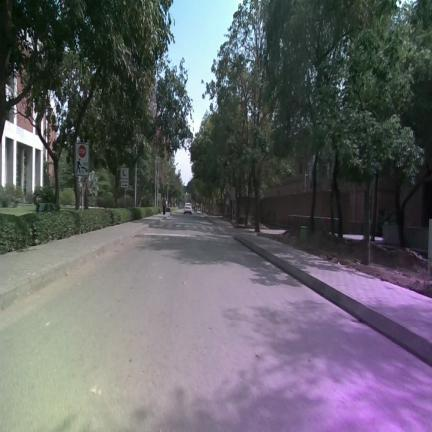
#> input picture PIDNet-main/data/robotics_semantic/images/test/frame_0045.jpg, 432 x 432 px; its folder holds only this picture in this run
$ python -i auto_segment.py   (imports and definitions only)
#> lines starting #> are read from the running program, lines starting #| are printed output that depends on the picture; after the words box and inside, x2 and y2 are one past the last pixel; in counts of white or black regions, pixels touching at a corner belong together
#> further down, picture is the input picture: shape (432, 432, 3); mean B, G, R 105.1, 99.8, 100.4
"""
Heuristic per-frame semantic segmentation  (fallback for 1280×720 input).

Used automatically when no pre-computed .npy mask files are supplied.
When real .npy masks ARE provided they are loaded directly and this module
is never called.

Produces a (H, W) int32 mask with class labels matching _classes.csv:
    0 = background
    1 = Human
    2 = Obstacle
    3 = Road / navigable path
    4 = Sidewalk / path edge
    5 = Speed Breaker

Expected primary input
----------------------
frame_bgr : (720, 1280, 3) uint8  raw BGR video frame

Algorithm
---------
1. Dynamically sample the road colour from a small patch at the bottom-
   centre of the frame (assumed to always be navigable ground).
2. Compute per-pixel colour distance from the sampled road colour in
   LAB space (perceptually uniform → better colour matching).
3. Threshold + spatial prior → candidate road pixels.
4. Morphological close/open → clean connected road region.
5. Keep only the largest connected component that touches the bottom edge
   → the navigable path.  This shifts left/right as the robot turns,
   producing genuine heading-error variation.
6. Sidewalk / path-margin: a thin dilation halo around the road.
7. Obstacle detection: compact non-road blobs sitting on top of the road
   zone (e.g. people, bins, rocks).
8. Speed-breaker: a near-horizontal bright band across the road zone.
9. Everything above the estimated horizon → background.

Public API
----------
AutoSegmenter(config)
    .segment(frame_bgr) -> (H, W) int32 mask
segment_frame(frame_bgr) -> (H, W) int32 mask   [stateless one-shot call]
"""

from typing import Optional, Tuple

import cv2
import numpy as np

# ---- semantic class IDs ------------------------------------------------
CLASS_BACKGROUND: int = 0
CLASS_HUMAN:      int = 1
CLASS_OBSTACLE:   int = 2
CLASS_ROAD:       int = 3
CLASS_SIDEWALK:   int = 4
CLASS_SPEED_BREAKER: int = 5

# ---- default tuning knobs ----------------------------------------------
DEFAULT_SEG_CONFIG: dict = {
    # Fraction of frame height that defines the horizon
    "horizon_frac": 0.42,
    # Half-width / half-height of the seed patch at bottom-centre
    # (pixels in the *working* downscaled image, 640-wide ≈ half of 1280)
    "seed_patch_hw": 40,
    # Colour distance threshold in LAB space for road membership
    "road_color_thresh": 28.0,
    # Exponential smoothing of sampled road colour across frames (0=no smooth)
    "road_color_alpha": 0.15,
    # Minimum road blob area as fraction of lower-half area
    "min_road_frac": 0.03,
    # Morphology kernel sizes (at working resolution 640×360)
    "morph_close_k": 15,
    "morph_open_k":  9,
    # Sidewalk dilation (pixels at working res)
    "sidewalk_dil_k": 14,
    # Obstacle: min contour area (pixels² at working res)
    "obstacle_min_area": 80,
    # Speed-breaker: bright horizontal band relative to road mean V
    "sb_bright_factor": 1.25,
    "sb_band_min_width_frac": 0.30,   # fraction of frame width
    # Internal working resolution — exactly half of 1280×720, matches flow grid
    "work_width": 640,
}


class AutoSegmenter:
    """
    Stateful heuristic segmenter.  Maintains an exponential moving average
    of the sampled road colour across frames for temporal stability.

    Parameters
    ----------
    config : dict, optional   override any key from DEFAULT_SEG_CONFIG
    """

    def __init__(self, config: Optional[dict] = None) -> None:
        cfg = {**DEFAULT_SEG_CONFIG, **(config or {})}
        self._horizon_frac:       float = cfg["horizon_frac"]
        self._seed_hw:            int   = cfg["seed_patch_hw"]
        self._road_thresh:        float = cfg["road_color_thresh"]
        self._alpha:              float = cfg["road_color_alpha"]
        self._min_road_frac:      float = cfg["min_road_frac"]
        self._close_k:            int   = cfg["morph_close_k"]
        self._open_k:             int   = cfg["morph_open_k"]
        self._sdil_k:             int   = cfg["sidewalk_dil_k"]
        self._obs_min:            int   = cfg["obstacle_min_area"]
        self._sb_bright:          float = cfg["sb_bright_factor"]
        self._sb_min_w:           float = cfg["sb_band_min_width_frac"]
        self._work_w:             int   = cfg["work_width"]

        self._road_lab: Optional[np.ndarray] = None   # smoothed road colour (LAB)

    # ------------------------------------------------------------------
    # Public
    # ------------------------------------------------------------------

    def segment(self, frame_bgr: np.ndarray) -> np.ndarray:
        """
        Produce a (H, W) int32 semantic mask for one frame.

        Parameters
        ----------
        frame_bgr : (H, W, 3) uint8  BGR video frame

        Returns
        -------
        mask : (H, W) int32  class labels 0-5
        """
        H, W = frame_bgr.shape[:2]

        # Downscale for speed
        scale   = self._work_w / W
        work_h  = int(H * scale)
        work_w  = self._work_w
        small   = cv2.resize(frame_bgr, (work_w, work_h),
                             interpolation=cv2.INTER_LINEAR)

        mask_small = self._segment_small(small)

        # Upscale back to original resolution (nearest to preserve labels)
        mask = cv2.resize(mask_small.astype(np.uint8), (W, H),
                          interpolation=cv2.INTER_NEAREST).astype(np.int32)
        return mask

    # ------------------------------------------------------------------
    # Internal — operates at work_w × work_h resolution
    # ------------------------------------------------------------------

    def _segment_small(self, small: np.ndarray) -> np.ndarray:
        sh, sw = small.shape[:2]
        horizon_y = int(sh * self._horizon_frac)
        seed_hw   = self._seed_hw

        # ---- Convert to LAB (perceptually uniform colour space) ------
        lab = cv2.cvtColor(small, cv2.COLOR_BGR2Lab).astype(np.float32)
        hsv = cv2.cvtColor(small, cv2.COLOR_BGR2HSV).astype(np.float32)
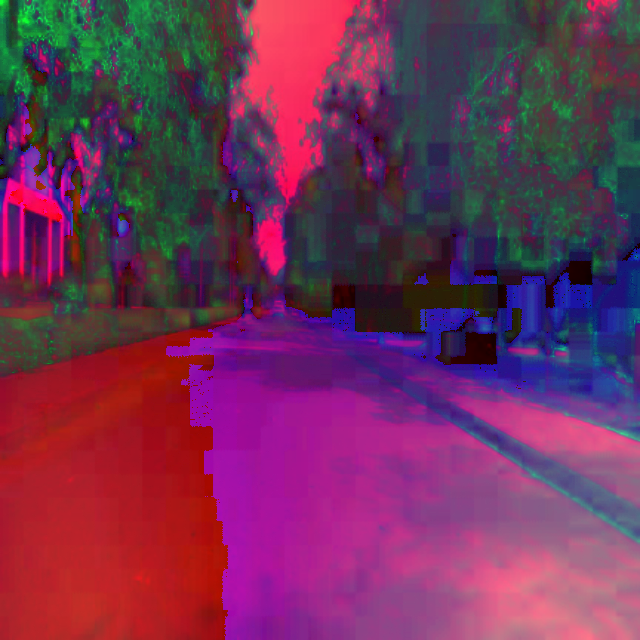
#> hsv: shape (640, 640, 3) float32; mean B, G, R 87.6, 49.4, 111.3

        # ---- 1. Sample road colour from bottom-centre patch ----------
        cy = max(sh - seed_hw, sh - 1)
        cx = sw // 2
        y1 = max(cy - seed_hw, 0);   y2 = min(cy + seed_hw, sh)
        x1 = max(cx - seed_hw, 0);   x2 = min(cx + seed_hw, sw)
        patch_lab = lab[y1:y2, x1:x2].reshape(-1, 3)
        sample_lab = patch_lab.mean(axis=0)  # (L, a, b)
#> sample_lab = [135.6, 138.6, 117.4]

        # Exponential smoothing across frames
        if self._road_lab is None:
            self._road_lab = sample_lab.copy()
#> self._road_lab = [135.6, 138.6, 117.4]
        else:
            self._road_lab = (1 - self._alpha) * self._road_lab \
                           + self._alpha * sample_lab

        # ---- 2. Colour distance map (LAB Euclidean) ------------------
        diff = np.linalg.norm(lab - self._road_lab, axis=2)   # (sh, sw)
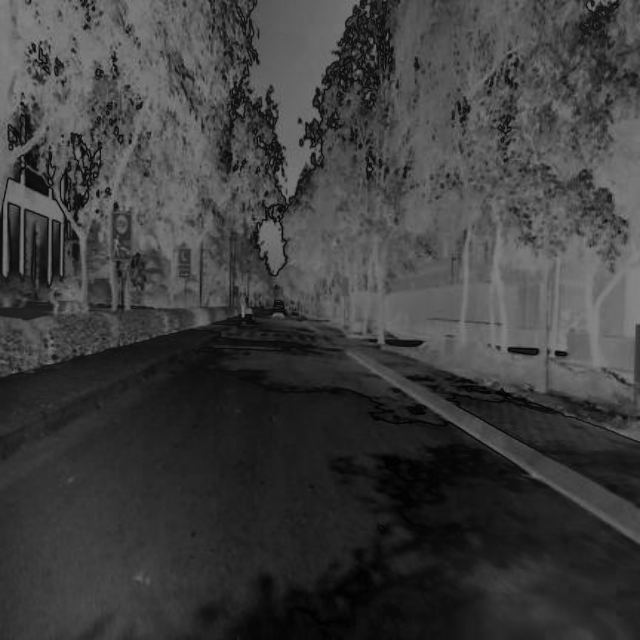
#> diff: shape (640, 640) float32; min 0.738, max 134.2, mean 62.3

        # ---- 3. Candidate road pixels --------------------------------
        road_cand = (diff < self._road_thresh).astype(np.uint8) * 255
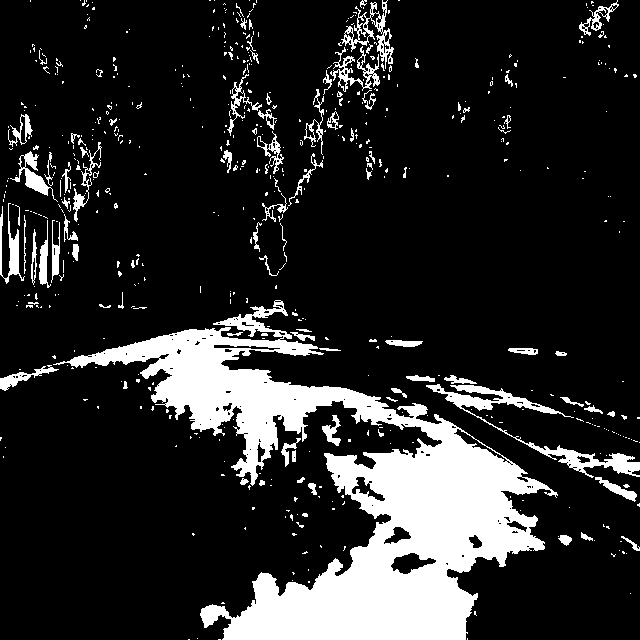
#> road_cand: shape (640, 640); 16.4% white; 572 white regions (480 under 20 px), largest, box (x1, y1, x2, y2) and area: (53, 300, 558, 640) 51495, (426, 384, 640, 478) 2704, (341, 0, 394, 69) 894

        # Apply horizon spatial prior (no road above horizon)
        road_cand[:horizon_y] = 0
#> road_cand: shape (640, 640); 14.2% white; 204 white regions (164 under 20 px), largest, box (x1, y1, x2, y2) and area: (53, 300, 558, 640) 51495, (426, 384, 640, 478) 2704, (0, 365, 59, 391) 423

        # ---- 4. Morphological cleanup --------------------------------
        kc = cv2.getStructuringElement(
            cv2.MORPH_ELLIPSE, (self._close_k, self._close_k))
        ko = cv2.getStructuringElement(
            cv2.MORPH_ELLIPSE, (self._open_k,  self._open_k))
        road_cand = cv2.morphologyEx(road_cand, cv2.MORPH_CLOSE, kc)
#> road_cand: shape (640, 640); 17.6% white; 54 white regions (40 under 20 px), largest, box (x1, y1, x2, y2) and area: (0, 298, 558, 640) 62717, (406, 375, 640, 507) 6204, (0, 268, 64, 308) 1195
        road_cand = cv2.morphologyEx(road_cand, cv2.MORPH_OPEN,  ko)
#> road_cand: shape (640, 640); 16.8% white; 12 white regions, largest, box (x1, y1, x2, y2) and area: (69, 300, 548, 640) 61236, (543, 447, 640, 505) 2431, (423, 375, 532, 423) 2247

        # ---- 5. Largest connected component touching bottom edge -----
        road_binary = self._largest_bottom_component(road_cand, sh, sw)

        # ---- 6. Sidewalk: dilation halo around road ------------------
        ks = cv2.getStructuringElement(
            cv2.MORPH_ELLIPSE, (self._sdil_k, self._sdil_k))
        sidewalk_zone = cv2.dilate(road_binary, ks)
        sidewalk_mask = (sidewalk_zone > 0) & (road_binary == 0)
        sidewalk_mask[:horizon_y] = False

        # ---- 7. Obstacle: compact non-road blobs in lower zone -------
        obstacle_mask = self._detect_obstacles(
            small, road_binary, sidewalk_zone, horizon_y, sh, sw)

        # ---- 8. Speed breaker: bright horizontal band across road ----
        sb_mask = self._detect_speed_breaker(hsv, road_binary, sh, sw)

        # ---- 9. Assemble final mask ----------------------------------
        seg = np.zeros((sh, sw), dtype=np.int32)
        seg[:horizon_y] = CLASS_BACKGROUND
        seg[sidewalk_mask]          = CLASS_SIDEWALK
        seg[road_binary > 0]        = CLASS_ROAD
        seg[obstacle_mask]          = CLASS_OBSTACLE
        seg[sb_mask]                = CLASS_SPEED_BREAKER

        return seg

    # ------------------------------------------------------------------
    # Helpers
    # ------------------------------------------------------------------

    @staticmethod
    def _largest_bottom_component(
        binary: np.ndarray, sh: int, sw: int
    ) -> np.ndarray:
        """
        Keep only the connected component(s) that touch the bottom row.
        Falls back to largest component if none touches the bottom.
        """
#> called with sh = 640, sw = 640
        num_labels, labels, stats, _ = cv2.connectedComponentsWithStats(
            binary, connectivity=8)
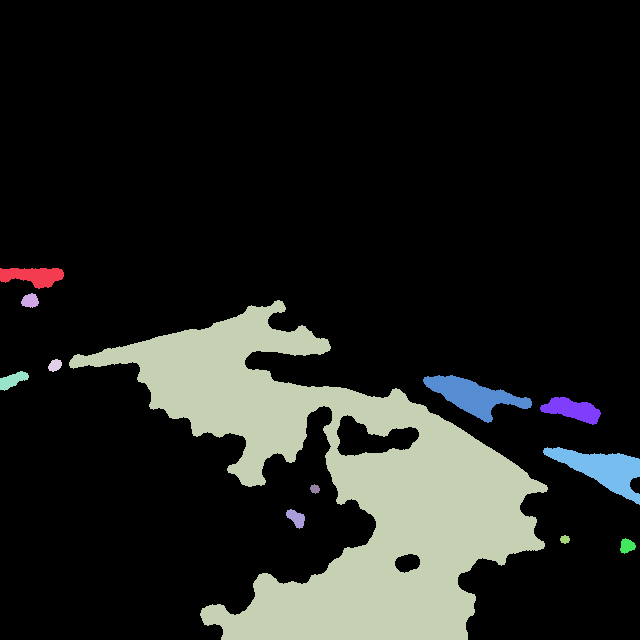
#> labels: shape (640, 640) int32; 13 distinct labels, from 0 to 12; one colour per label, 0 black
#> num_labels = 13; stats = 13 rows, first 6: [0, 0, 640, 640, 340657], [0, 268, 64, 21, 902], [21, 293, 18, 15, 194], [69, 300, 479, 340, 61236], [48, 359, 14, 13, 129], [0, 371, 29, 20, 316]
        if num_labels <= 1:
            return binary

        result = np.zeros_like(binary)
        bottom_row_labels = set(labels[sh - 1, :].tolist()) - {0}
#> bottom_row_labels = 1 item

        if bottom_row_labels:
            for lbl in bottom_row_labels:
                result[labels == lbl] = 255
#> this loop made 1 pass
#> lbl on pass 1: 3
#> result: shape (640, 640); 15% white; 1 white region, box (x1, y1, x2, y2) and area: (69, 300, 548, 640) 61236
        else:
            # Fallback: use largest non-background component
            areas = stats[1:, cv2.CC_STAT_AREA]
            largest = int(np.argmax(areas)) + 1
            result[labels == largest] = 255

        return result

    def _detect_obstacles(
        self,
        small:        np.ndarray,
        road_bin:     np.ndarray,
        sidewalk_zone: np.ndarray,
        horizon_y:    int,
        sh: int, sw: int,
    ) -> np.ndarray:
        """
        Detect compact non-road blobs sitting on or above the road zone.
        Uses edge density + non-road colour as cues.
        """
#> called with horizon_y = 268, sh = 640, sw = 640
        gray = cv2.cvtColor(small, cv2.COLOR_BGR2GRAY)
        edges = cv2.Canny(gray, 40, 120)
#> edges: shape (640, 640); 9.4% white in thin lines or dots

        # Non-road, non-sidewalk area within the lower half
        non_road = ((road_bin == 0) & (sidewalk_zone == 0)).astype(np.uint8) * 255
#> non_road: shape (640, 640); 81.2% white; 1 black region, box (x1, y1, x2, y2) and area: (63, 294, 555, 640) 76883
        non_road[:horizon_y] = 0
#> non_road: shape (640, 640); 39.4% white; 4 white regions, box (x1, y1, x2, y2) and area: (0, 268, 640, 640) 160653, (344, 422, 384, 449) 424, (392, 434, 412, 443) 96, (402, 561, 413, 566) 24

        # Combine with edge density
        ke = cv2.getStructuringElement(cv2.MORPH_ELLIPSE, (5, 5))
        edge_dense = cv2.dilate(edges, ke) & non_road
#> edge_dense: shape (640, 640); 7% white; 24 white regions (4 under 20 px), largest, box (x1, y1, x2, y2) and area: (0, 268, 640, 510) 23924, (599, 322, 640, 389) 688, (425, 297, 505, 328) 687

        ko = cv2.getStructuringElement(cv2.MORPH_ELLIPSE, (7, 7))
        blobs = cv2.morphologyEx(edge_dense, cv2.MORPH_CLOSE, ko)
#> blobs: shape (640, 640); 7.7% white; 13 white regions (1 under 20 px), largest, box (x1, y1, x2, y2) and area: (0, 268, 640, 510) 28077, (599, 322, 640, 389) 838, (425, 297, 505, 328) 700

        # Filter by size
        num_labels, labels, stats, _ = cv2.connectedComponentsWithStats(
            blobs, connectivity=8)
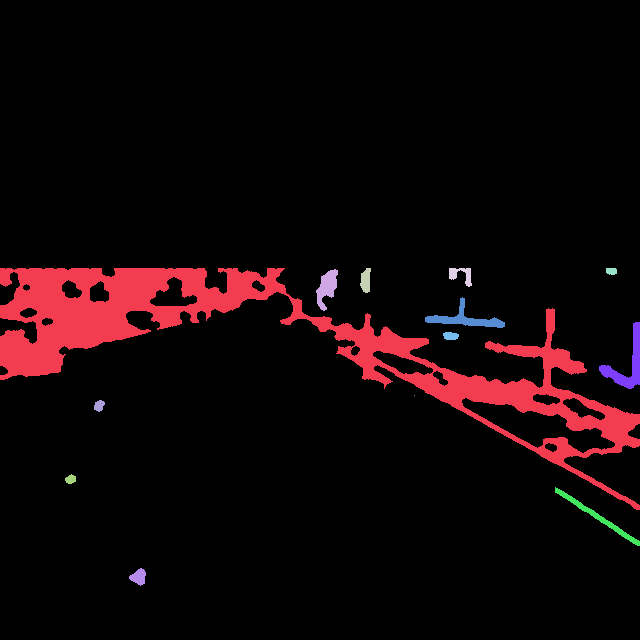
#> labels: shape (640, 640) int32; 14 distinct labels, from 0 to 13; one colour per label, 0 black
#> num_labels = 14; stats = 14 rows, first 6: [0, 0, 640, 640, 378001], [0, 268, 640, 242, 28077], [316, 269, 22, 42, 499], [360, 268, 11, 25, 201], [449, 268, 23, 19, 214], [606, 268, 11, 7, 69]
        result = np.zeros((sh, sw), dtype=bool)
        for i in range(1, num_labels):
            if stats[i, cv2.CC_STAT_AREA] >= self._obs_min:
                result[labels == i] = True

        return result

    def _detect_speed_breaker(
        self,
        hsv:      np.ndarray,
        road_bin: np.ndarray,
        sh: int, sw: int,
    ) -> np.ndarray:
        """
        Detect a near-horizontal bright stripe across the road region
        (speed-breaker / road marking).
        """
#> called with sh = 640, sw = 640
        V = hsv[:, :, 2]
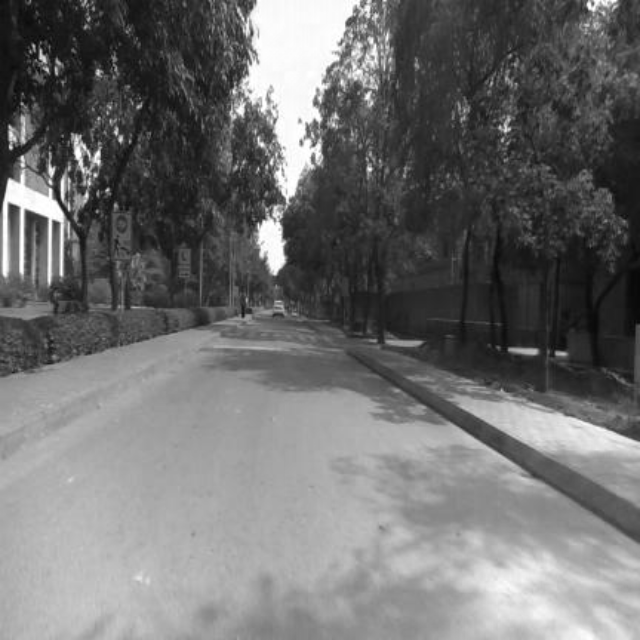
#> V: shape (640, 640) float32; min 8, max 255, mean 111.3

        # Road-region V statistics
        road_v = V[road_bin > 0]
        if road_v.size == 0:
            return np.zeros((sh, sw), dtype=bool)
        road_mean_v = road_v.mean()
#> road_mean_v = 152.8
        road_std_v  = road_v.std()
#> road_std_v = 18.87

        # Bright pixels well above mean road brightness
        bright_thresh = road_mean_v + max(road_std_v * 1.8, 25.0)
#> bright_thresh = 186.7
        bright_mask = (V > bright_thresh) & (road_bin > 0)
#> bright_mask: shape (640, 640) bool; 0.32% white; 28 white regions (16 under 20 px), largest, box (x1, y1, x2, y2) and area: (462, 434, 513, 465) 201, (445, 562, 468, 590) 189, (468, 534, 483, 550) 187

        # Keep only rows where bright pixels span a wide fraction of road width
        result = np.zeros((sh, sw), dtype=bool)
        min_span_px = int(self._sb_min_w * sw)

        for row in range(sh):
            row_bright = bright_mask[row]
            if row_bright.sum() >= min_span_px:
                result[row, row_bright] = True
#> result: shape (640, 640) bool; every value is 0

        # Small morphological cleanup
        if result.any():
            kb = cv2.getStructuringElement(cv2.MORPH_RECT, (11, 3))
            result = cv2.morphologyEx(
                result.astype(np.uint8) * 255, cv2.MORPH_CLOSE, kb) > 0

        return result

    def reset(self) -> None:
        """Clear the smoothed road-colour state (call at start of new video)."""
        self._road_lab = None


# ---------------------------------------------------------------------------
# Stateless convenience wrapper
# ---------------------------------------------------------------------------
_default_segmenter: Optional[AutoSegmenter] = None


# [9 lines left out: function segment_frame, not called in this run]

>>> import cv2
>>> picture = cv2.imread('../../PIDNet-main/data/robotics_semantic/images/test/frame_0045.jpg')
>>> result = AutoSegmenter().segment(picture)
#> in segment, `mask = cv2.resize(mask_small.astype(np.uint8), (W, H), interpolation=c..`:
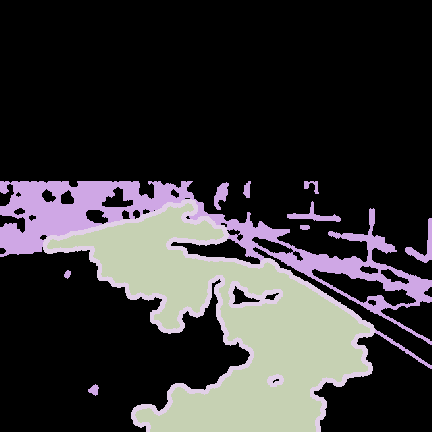
#> mask: shape (432, 432) int32; 4 distinct labels, from 0 to 4; one colour per label, 0 black
